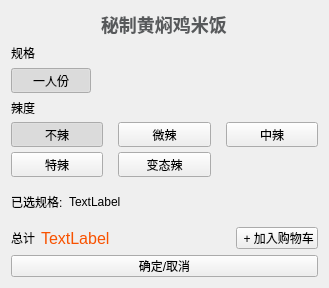
<?xml version="1.0" encoding="UTF-8"?>
<ui version="4.0">
 <class>SelectW</class>
 <widget class="QWidget" name="SelectW">
  <property name="geometry">
   <rect>
    <x>0</x>
    <y>0</y>
    <width>329</width>
    <height>287</height>
   </rect>
  </property>
  <property name="windowTitle">
   <string>规格选择</string>
  </property>
  <property name="windowIcon">
   <iconset resource="resource.qrc">
    <normaloff>:/new/prefix1/res/规格.png</normaloff>:/new/prefix1/res/规格.png</iconset>
  </property>
  <layout class="QGridLayout" name="gridLayout_5">
   <item row="2" column="0">
    <layout class="QGridLayout" name="gridLayout_4">
     <property name="horizontalSpacing">
      <number>15</number>
     </property>
     <property name="verticalSpacing">
      <number>5</number>
     </property>
     <item row="0" column="0">
      <widget class="QLabel" name="label_2">
       <property name="text">
        <string>辣度</string>
       </property>
      </widget>
     </item>
     <item row="1" column="0">
      <widget class="QPushButton" name="btnSel2">
       <property name="minimumSize">
        <size>
         <width>0</width>
         <height>25</height>
        </size>
       </property>
       <property name="text">
        <string>不辣</string>
       </property>
       <property name="checkable">
        <bool>true</bool>
       </property>
       <property name="checked">
        <bool>true</bool>
       </property>
      </widget>
     </item>
     <item row="1" column="1">
      <widget class="QPushButton" name="btnSel3">
       <property name="minimumSize">
        <size>
         <width>0</width>
         <height>25</height>
        </size>
       </property>
       <property name="text">
        <string>微辣</string>
       </property>
       <property name="checkable">
        <bool>true</bool>
       </property>
      </widget>
     </item>
     <item row="1" column="2">
      <widget class="QPushButton" name="btnSel4">
       <property name="minimumSize">
        <size>
         <width>0</width>
         <height>25</height>
        </size>
       </property>
       <property name="text">
        <string>中辣</string>
       </property>
       <property name="checkable">
        <bool>true</bool>
       </property>
      </widget>
     </item>
     <item row="2" column="0">
      <widget class="QPushButton" name="btnSel5">
       <property name="minimumSize">
        <size>
         <width>0</width>
         <height>25</height>
        </size>
       </property>
       <property name="text">
        <string>特辣</string>
       </property>
       <property name="checkable">
        <bool>true</bool>
       </property>
      </widget>
     </item>
     <item row="2" column="1">
      <widget class="QPushButton" name="btnSel6">
       <property name="minimumSize">
        <size>
         <width>0</width>
         <height>25</height>
        </size>
       </property>
       <property name="text">
        <string>变态辣</string>
       </property>
       <property name="checkable">
        <bool>true</bool>
       </property>
      </widget>
     </item>
    </layout>
   </item>
   <item row="4" column="0">
    <layout class="QGridLayout" name="gridTotal" columnstretch="1,1,10">
     <item row="0" column="0">
      <widget class="QLabel" name="label_5">
       <property name="text">
        <string>总计</string>
       </property>
      </widget>
     </item>
     <item row="0" column="1">
      <widget class="QLabel" name="labSelPrice">
       <property name="styleSheet">
        <string notr="true">font-size:12pt; 
color:rgb(248, 82, 0);</string>
       </property>
       <property name="text">
        <string>TextLabel</string>
       </property>
      </widget>
     </item>
     <item row="0" column="2" alignment="Qt::AlignRight">
      <widget class="QPushButton" name="btnAddCar">
       <property name="minimumSize">
        <size>
         <width>0</width>
         <height>22</height>
        </size>
       </property>
       <property name="maximumSize">
        <size>
         <width>16777215</width>
         <height>16777215</height>
        </size>
       </property>
       <property name="styleSheet">
        <string notr="true"/>
       </property>
       <property name="text">
        <string> + 加入购物车</string>
       </property>
      </widget>
     </item>
    </layout>
   </item>
   <item row="1" column="0">
    <layout class="QGridLayout" name="gridLayout_3">
     <item row="1" column="0">
      <widget class="QPushButton" name="btnSel1">
       <property name="minimumSize">
        <size>
         <width>60</width>
         <height>25</height>
        </size>
       </property>
       <property name="text">
        <string>一人份</string>
       </property>
       <property name="checkable">
        <bool>true</bool>
       </property>
       <property name="checked">
        <bool>true</bool>
       </property>
      </widget>
     </item>
     <item row="0" column="0">
      <widget class="QLabel" name="label">
       <property name="text">
        <string>规格</string>
       </property>
      </widget>
     </item>
     <item row="1" column="1">
      <spacer name="horizontalSpacer">
       <property name="orientation">
        <enum>Qt::Horizontal</enum>
       </property>
       <property name="sizeHint" stdset="0">
        <size>
         <width>40</width>
         <height>20</height>
        </size>
       </property>
      </spacer>
     </item>
    </layout>
   </item>
   <item row="0" column="0" alignment="Qt::AlignHCenter">
    <widget class="QLabel" name="labName">
     <property name="styleSheet">
      <string notr="true">font-size:18px;
font-weight:bold;
color:rgb(87,89,91);</string>
     </property>
     <property name="text">
      <string>秘制黄焖鸡米饭</string>
     </property>
     <property name="wordWrap">
      <bool>true</bool>
     </property>
    </widget>
   </item>
   <item row="3" column="0">
    <layout class="QGridLayout" name="gridSele" columnstretch="1,10">
     <property name="topMargin">
      <number>10</number>
     </property>
     <property name="bottomMargin">
      <number>10</number>
     </property>
     <item row="0" column="0">
      <widget class="QLabel" name="label_3">
       <property name="text">
        <string>已选规格:</string>
       </property>
      </widget>
     </item>
     <item row="0" column="1">
      <widget class="QLabel" name="lab_Sel">
       <property name="text">
        <string>TextLabel</string>
       </property>
      </widget>
     </item>
    </layout>
   </item>
   <item row="5" column="0">
    <widget class="QPushButton" name="btnCancel">
     <property name="maximumSize">
      <size>
       <width>16777215</width>
       <height>22</height>
      </size>
     </property>
     <property name="styleSheet">
      <string notr="true"/>
     </property>
     <property name="text">
      <string>确定/取消</string>
     </property>
    </widget>
   </item>
  </layout>
 </widget>
 <resources>
  <include location="resource.qrc"/>
 </resources>
 <connections/>
</ui>
